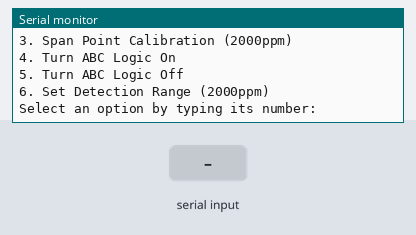
This sketch was run on a simulated Arduino Uno, built with avr-gcc and run on an emulated ATmega328P. On the bench: the last lines printed to the serial monitor. The test bench sets the inputs (shaded band).

Above: at 2.3 s.
2.4 s: "1" received over Serial
At 4.6 s:
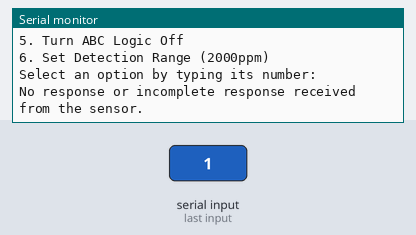
4.9 s: "2" received over Serial
At 7.3 s:
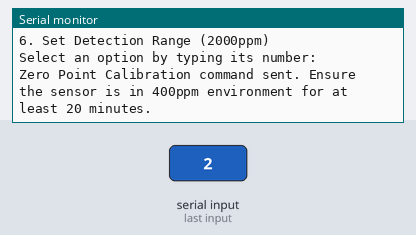
7.9 s: "3" received over Serial
At 10.2 s:
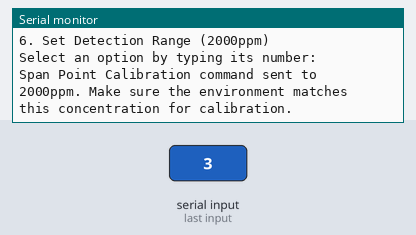
10.9 s: "4" received over Serial
At 13.5 s:
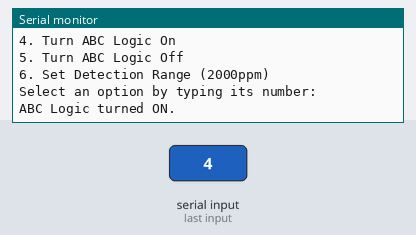
13.9 s: "5" received over Serial
At 16.7 s:
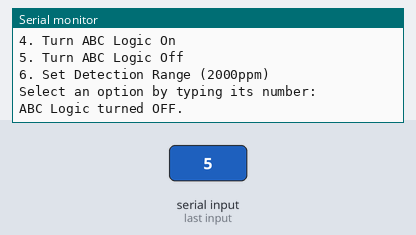
16.9 s: "6" received over Serial
At 19.7 s:
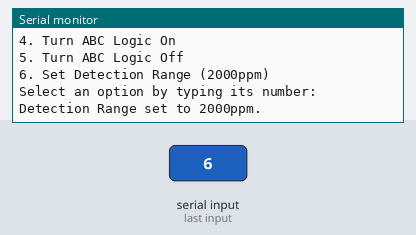

Measured:
- after the input at 2.4 s, the serial monitor: prints a new line after 1.0 s (image 1)
- after the input at 4.9 s, the serial monitor: prints a new line after 1.7 s (image 2)
- after the input at 7.9 s, the serial monitor: prints a new line after 1.9 s (image 3)
- after the input at 10.9 s, the serial monitor: prints a new line after 2.1 s (image 4)
- after the input at 13.9 s, the serial monitor: prints a new line after 2.3 s (image 5)
- after the input at 16.9 s, the serial monitor: prints a new line after 2.5 s (image 6)

The sketch:

co2_arrester_mh_cj_working_arduino_all_menus.ino
```cpp
#include <SoftwareSerial.h>

SoftwareSerial sensorSerial(2, 3); // RX, TX

const byte cmdReadCO2[9] = {0xFF, 0x01, 0x86, 0x00, 0x00, 0x00, 0x00, 0x00, 0x79};
const byte cmdCalibrateZero[9] = {0xFF, 0x01, 0x87, 0x00, 0x00, 0x00, 0x00, 0x00, 0x87};
const byte cmdCalibrateSpan[9] = {0xFF, 0x01, 0x88, 0x07, 0xD0, 0x00, 0x00, 0x00, 0xA3}; // 2000ppm as example
const byte cmdTurnABCon[9] = {0xFF, 0x01, 0x79, 0xA0, 0x00, 0x00, 0x00, 0x00, 0xE6};
const byte cmdTurnABCoff[9] = {0xFF, 0x01, 0x79, 0x00, 0x00, 0x00, 0x00, 0x00, 0x86};
const byte cmdSetRange[9] = {0xFF, 0x01, 0x99, 0x07, 0xD0, 0x00, 0x00, 0x00, 0xA2}; // 2000ppm as example

byte response[9];

void setup() {
  Serial.begin(9600);
  sensorSerial.begin(9600);
  delay(1000);
  showMenu();
}

void loop() {
  if (Serial.available()) {
    char choice = Serial.read();
    executeChoice(choice);
    delay(2000); // Give some time before showing menu again
    showMenu();
  }
}

void showMenu() {
  Serial.println("\nMENU:");
  Serial.println("1. Read CO2 concentration");
  Serial.println("2. Zero Point Calibration");
  Serial.println("3. Span Point Calibration (2000ppm)");
  Serial.println("4. Turn ABC Logic On");
  Serial.println("5. Turn ABC Logic Off");
  Serial.println("6. Set Detection Range (2000ppm)");
  Serial.println("Select an option by typing its number:");
}

void executeChoice(char choice) {
  switch (choice) {
    case '1':
      readCO2();
      break;
    case '2':
      calibrateZero();
      break;
    case '3':
      calibrateSpan();
      break;
    case '4':
      turnABCOn();
      break;
    case '5':
      turnABCOff();
      break;
    case '6':
      setDetectionRange();
      break;
    default:
      Serial.println("Invalid choice. Please try again.");
      break;
  }
}

void readCO2() {
  sensorSerial.write(cmdReadCO2, 9);
  delay(1000);

  if (sensorSerial.available() >= 9) {
    for (int i = 0; i < 9; i++) {
      response[i] = sensorSerial.read();
    }

    int ppm = (response[2] << 8) + response[3];
    Serial.print("CO2 PPM: ");
    Serial.println(ppm);
  } else {
    Serial.println("No response or incomplete response received from the sensor.");
  }
}

void calibrateZero() {
  sensorSerial.write(cmdCalibrateZero, 9);
  delay(1000);
  Serial.println("Zero Point Calibration command sent. Ensure the sensor is in 400ppm environment for at least 20 minutes.");
}

void calibrateSpan() {
  sensorSerial.write(cmdCalibrateSpan, 9);
  delay(1000);
  Serial.println("Span Point Calibration command sent to 2000ppm. Make sure the environment matches this concentration for calibration.");
}

void turnABCOn() {
  sensorSerial.write(cmdTurnABCon, 9);
  delay(1000);
  Serial.println("ABC Logic turned ON.");
}

void turnABCOff() {
  sensorSerial.write(cmdTurnABCoff, 9);
  delay(1000);
  Serial.println("ABC Logic turned OFF.");
}

void setDetectionRange() {
  sensorSerial.write(cmdSetRange, 9);
  delay(1000);
  Serial.println("Detection Range set to 2000ppm.");
}
```
